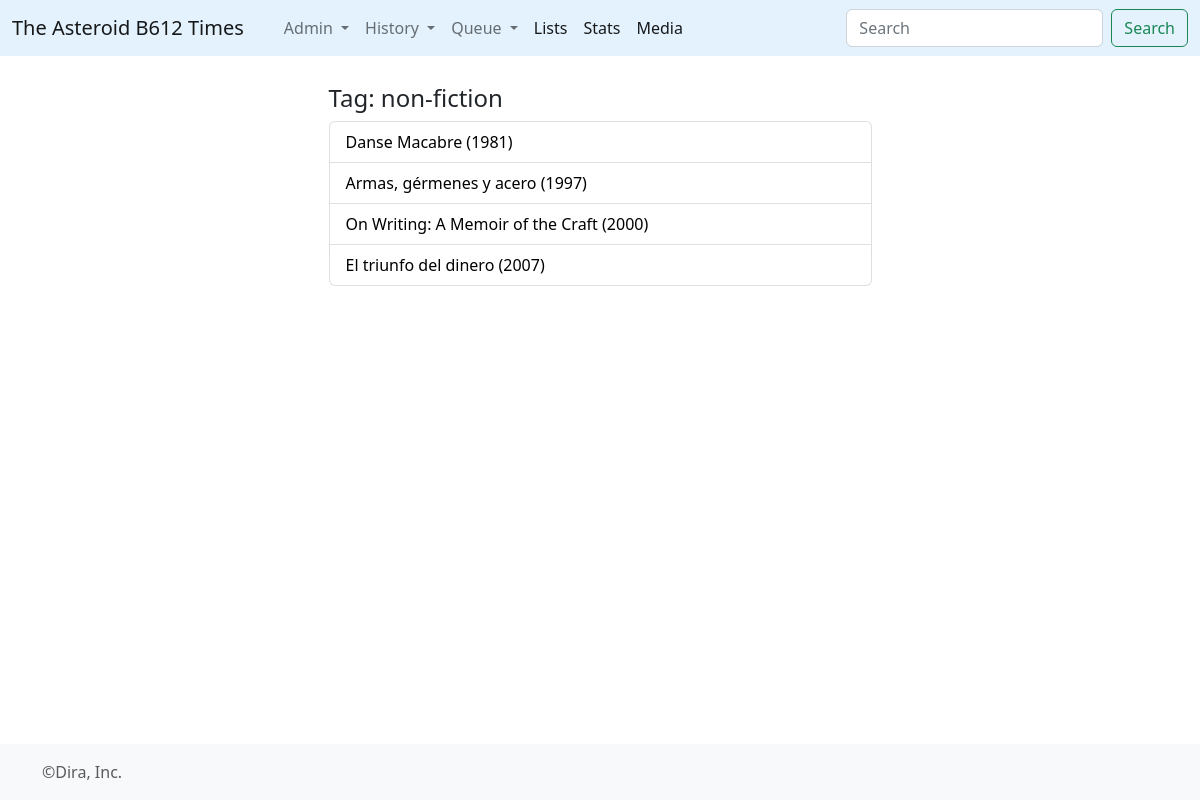
/booktag/non-fiction, run on the app's committed database.
### times/models.py (models this page shows, shortened)
class BookTag(models.Model):
	libro = models.ForeignKey(Book, on_delete=models.CASCADE)
	tag = models.CharField(max_length=256)

class Book(models.Model):
	title = models.CharField(max_length=512)
	orig_lan = models.CharField(max_length=2)
	info = models.TextField()
	pub_year = models.IntegerField()
	wtype = models.ForeignKey(WikiType,on_delete=models.CASCADE)
	@property
	def titulo(self):
		return self.title+' ('+ str(self.pub_year) +')'

### times/views.py (the view)
# urls.py: path('booktag/<this_tag>', views.viewbooktag, name='viewbooktag'),
def viewbooktag(request,this_tag):
	books = BookTag.objects.filter(tag=this_tag).order_by('libro__pub_year')
	now_tag = this_tag
	return render(request,'view-booktag.html',{'books':books,'now_tag':now_tag})

### times/templates/view-booktag.html (shortened to what this page needs)
{% extends 'base_forms.html' %}
{% block contenido %}
<article>
	<h4>Tag: {{now_tag}}</h4>
	  <ul class="list-group">
        {% for l in books %}
          <li class="list-group-item d-flex justify-content-between align-items-center">
          <a href="{% url 'book' l.libro.id %}" style="color:black; text-decoration: none;"> {{l.libro.titulo}}</a>
          </li>
        {% endfor %}
      </ul>
</article>
<br>
{% endblock%}

### data on the page
BookTag: libro.titulo "Danse Macabre (1981)"
BookTag: libro.titulo "Armas, gérmenes y acero (1997)"
BookTag: libro.titulo "On Writing: A Memoir of the Craft (2000)"
BookTag: libro.titulo "El triunfo del dinero (2007)"

### other printed values
{{ now_tag }} "non-fiction"
